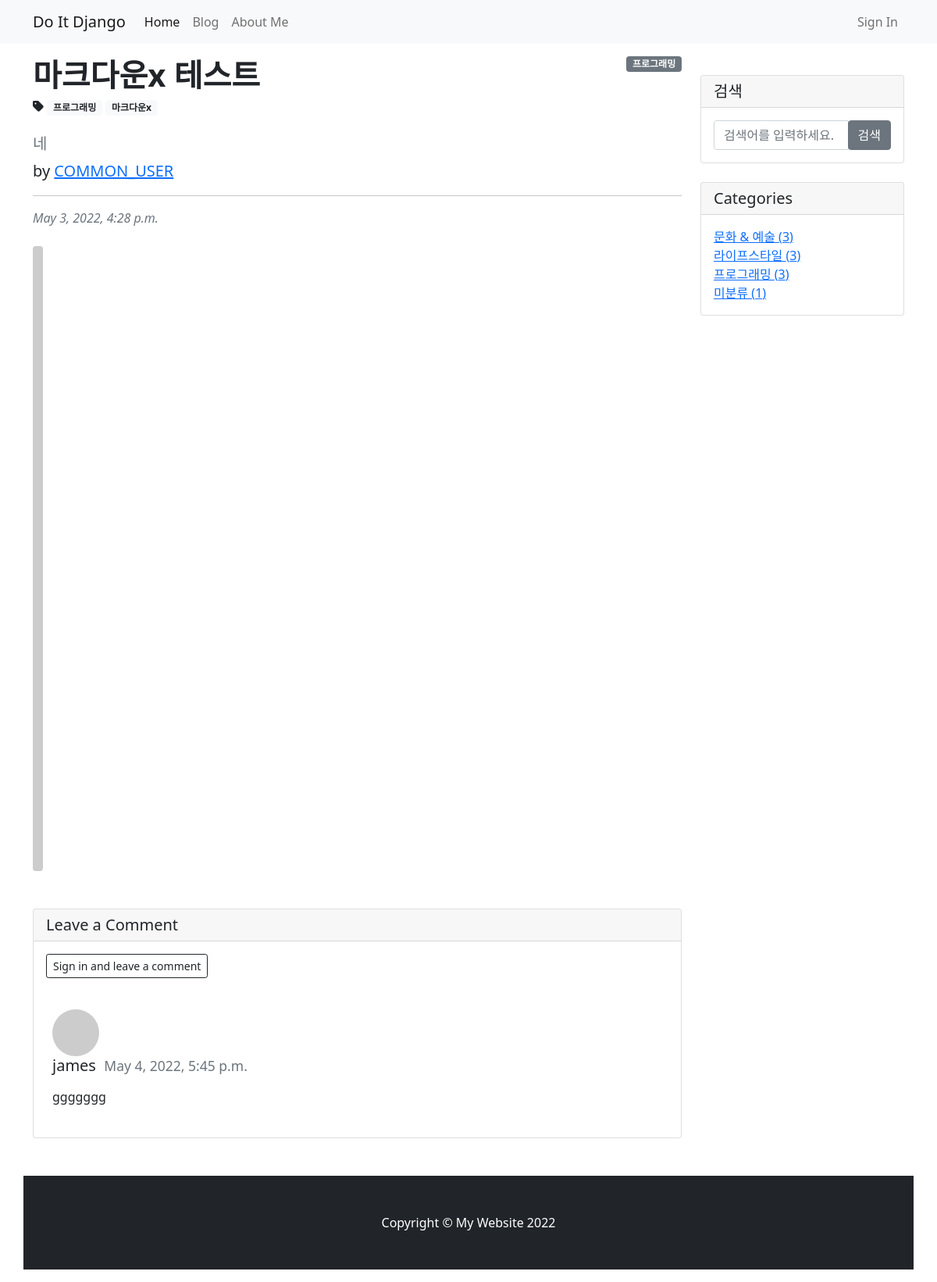
The app's page /blog/13/ with its own data.
### blog/models.py (models this page shows, shortened)
class Post(models.Model) :
    title = models.CharField(max_length = 30)
    hook_text = models.CharField(max_length = 100, blank = True)
    content = MarkdownxField()
    head_imag = models.ImageField(upload_to = 'blog/images/%Y/%m/%d/', blank = True)
    file_upload = models.FileField(upload_to = 'blog/files/%Y/%m/%d/', blank = True)
    create_at = models.DateTimeField(auto_now_add = True)
    update_at = models.DateTimeField(auto_now = True)
    author = models.ForeignKey(User, on_delete = models.SET_NULL, null = True)
    category = models.ForeignKey(Category, null = True, blank = True, on_delete = models.SET_NULL)
    tag = models.ManyToManyField(Tag, blank = True)
    def get_content_markdown(self) :
        return markdown(self.content)

class Category(models.Model) :
    name = models.CharField(max_length = 50, unique = True)
    slug = models.SlugField(max_length = 200, unique = True, allow_unicode = True)
    def __str__(self) :
        return self.name
    def get_absolute_url(self):
        return f'/blog/category/{self.slug}/'
    class Meta :
        verbose_name_plural = 'Categories'

class Tag(models.Model) :
    name = models.CharField(max_length = 50, unique = True)
    slug = models.SlugField(max_length = 200, unique = True, allow_unicode = True)
    def __str__(self) :
        return self.name
    def get_absolute_url(self):
        return f'/blog/tag/{self.slug}/'

class Comment(models.Model) :
    post = models.ForeignKey(Post, on_delete = models.CASCADE)
    author = models.ForeignKey(User, on_delete = models.CASCADE)
    content = models.TextField()
    create_at = models.DateTimeField(auto_now_add = True)
    modified_at = models.DateTimeField(auto_now = True)
    def get_avatar_url(self) :
        if self.author.socialaccount_set.exists() :
            return self.author.socialaccount_set.first().get_avatar_url()
        else :
            return f'https://avatars.dicebear.com/api/micah/{self.author.email}.svg?mood[]=happy&mood[]=sad'

### blog/views.py (the view)
# urls.py: path('<int:pk>/', views.PostDetail.as_view()),
class PostDetail(DetailView) :
    model = Post
    def get_context_data(self, **kwargs) :
        context = super(PostDetail, self).get_context_data()
        context['categories'] = Category.objects.all()
        context['no_category_post_count'] = Post.objects.filter(category = None).count()
        context['comment_form'] = CommentForm
        return context

### blog/templates/blog/post_detail.html (shortened to what this page needs)
{% extends 'blog/base.html' %}
{% load crispy_forms_tags %}
{% block main-area %}
    <div id="post-area">
        {% if post.category %}
            <span class = "badge bg-secondary" style = "float:right;">{{ post.category }}</span>
        {% else %}
            <span class = "badge bg-secondary" style = "float:right;">미분류</span>
        {% endif %}
        <article>
            <header class="mb-4">
                <h1 class="fw-bolder mb-1">{{ post.title }}</h1>
                {% if post.tag.exists %}
                    <i class = "fas fa-tag"></i>
                    {% for tag in post.tag.iterator %}
                        <a href = "{{ tag.get_absolute_url }}"><span class = "badge bg-light text-dark">{{ tag }}</span></a>
                    {% endfor %}
                {% endif %}
                <h5 class="text-muted">{{ post.hook_text }}</h5>
                <p class = "lead">
                    by
                    <a href = "#">{{ post.author | upper }}</a>
                </p>
                <hr/>
                <div class="text-muted fst-italic mb-2">{{ post.create_at }}</div>
            </header>
            <figure class="mb-4">
                {% if post.head_imag %}
                    <img class="img-fluid rounded" src="{{ post.head_imag.url }}" alt="{{ post.title }} p.head_imag">
                {% else %}
                    <img class="img-fluid rounded" src="https://picsum.photos/seed/{{ post.id }}/800/400" alt="random_image">
                {% endif %}
            </figure>
        </article>
    </div>
    <div id="comment-area">
        <section class="mb-5">
                <div class="card my-4">
                    <h5 class="card-header">Leave a Comment</h5>
                    <div class="card-body">
                        {% if user.is_authenticated %}
                        <form class="mb-4" id="comment-form" method="POST" action="{{ post.get_absolute_url }}new_comment/">
                            {% csrf_token %}
                            {{ comment_form | crispy }}
                            {% comment %} <textarea class="form-control" rows="3" placeholder="Join the discussion and leave a comment!"></textarea> {% endcomment %}
                            <button type="submit" class="btn btn-primary mt-4" style = "float:right;" rows="3">Submit</button>
                        </form>
                        {% else %}
                        <a role="button" class="btn btn-outline-dark btn-sm" href="#" data-bs-toggle="modal" data-bs-target="#loginModal">
                            Sign in and leave a comment
                        </a>
                        {% endif %}
                    </div>
                    {% if post.comment_set.exists %}
                        {% for comment in post.comment_set.iterator %}
                        <div class="media m-4" id="comment-{{ comment.pk }}">
                            <img class="d-flex mr-3 rounded-circle" src="{{ comment.get_avatar_url }}" alt="{{ comment.author }}" width="60px">
                            <div class="media-body">
                                <h5 class="mt-0">
                                    {{ comment.author.username }}&nbsp;&nbsp;<small class="text-muted">{{ comment.create_at }}</small>
                                </h5>
                                <p>
                                    {{ comment.content | linebreaks }}
                                </p>
                            </div>
                        </div>
                        {% endfor %}
                    {% endif %}
                </div>
        </section>
    </div>
{% endblock %}

### blog/templates/blog/base.html (shortened to what this page needs)
<!DOCTYPE html>
{% load static %}
<html>
    <head>
        <link rel="stylesheet" href="{% static 'blog/bootstrap4/bootstrap.min.css' %}" media="screen">
    </head>
    <body>
        {% include 'blog/navbar.html' %}
        <div class = "container my-3">
            <div class = "row">
                <div class = "col-md-8 col-lg-9", id = "main-area">
                    {% block main-area %}
                    {% endblock %}
                </div>
                <div class = "col-md-4 col-lg-3">
                    <div class = "card my-4">
                        <h5 class = "card-header">검색</h5>
                        <div class = "card-body">
                            <div class = "input-group">
                                <input type = "text" class = "form-control" placeholder = "검색어를 입력하세요." id="search-input">
                                <span class = "input-group-append">
                                    <button class= " btn btn-secondary" type = "button" onclick="searchPost();">검색</span>
                            </div>
                        </div>
                    </div>
                    <div class = "card my-4" id = 'categories-card'>
                        <h5 class = "card-header">Categories</h5>
                        <div class = "card-body">
                            <div class = "row">
                                <div class = "list-unstyled mb-0">
                                    {% for category in categories %}
                                    <li>
                                        <a href = "{{ category.get_absolute_url }}">{{ category }} ({{ category.post_set.count }})</a>
                                    </li>
                                    {% endfor %}
                                    <li>
                                        <a href = "/blog/category/no_category/">미분류 ({{ no_category_post_count }})</a>
                                    </li>
                                </div>
                            </div>
                </div>
            </div>
        </div>
        {% include 'blog/footer.html' %}
    </body>
</html>

### records on screen
Post: category "프로그래밍", title "마크다운x 테스트", hook_text "네", author "COMMON_USER", create_at "May 3, 2022, 4:28 p.m."
Tag: name "프로그래밍"
Tag: name "마크다운x"
Comment: author.username "james", create_at "May 4, 2022, 5:45 p.m.", content "ggggggg"
Category: name "문화 & 예술", post_set.count "3"
Category: name "라이프스타일", post_set.count "3"
Category: name "프로그래밍", post_set.count "3"

### other values on screen
{{ no_category_post_count }} "1"
